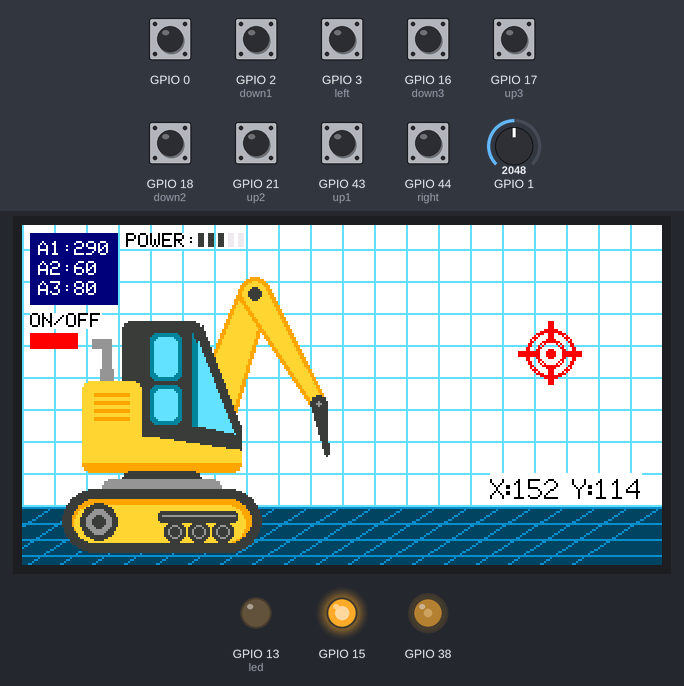
A sketch run on a simulated ESP32. Parts: 320×170 colour display, output pins drawn as LEDs (lit = HIGH). The inputs (shaded band) are chosen by the test bench; at power-on: GPIO 0, GPIO 2 (down1), GPIO 3 (left), GPIO 16 (down3), GPIO 17 (up3), GPIO 18 (down2), GPIO 21 (up2), GPIO 43 (up1), GPIO 44 (right) HIGH, GPIO 1 = 2048. Random numbers use the default seed unless the sketch sets one.

Above: at 1.4 s.
1.5 s: GPIO 2 (down1) pulled LOW for 1 s
At 3.7 s:
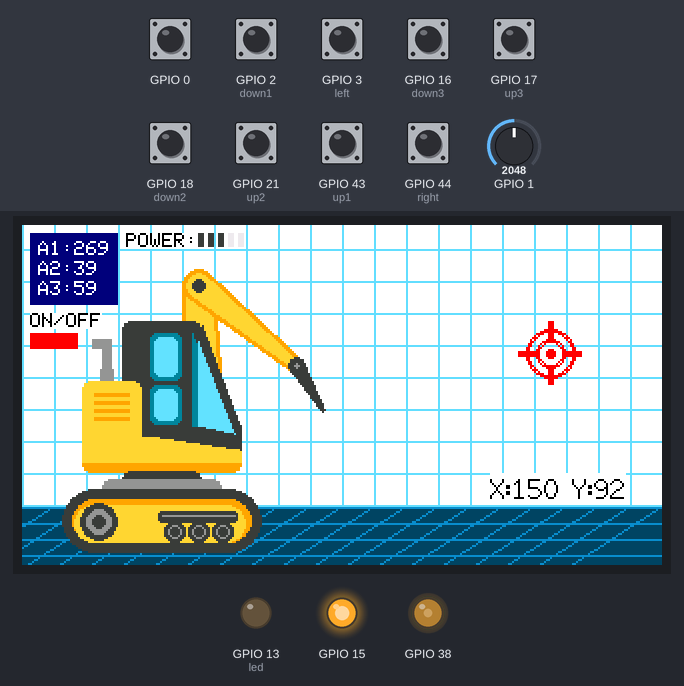
4.0 s: GPIO 1 set to 1228
5.6 s: GPIO 0 pulled LOW for 0.2 s
At 6.6 s:
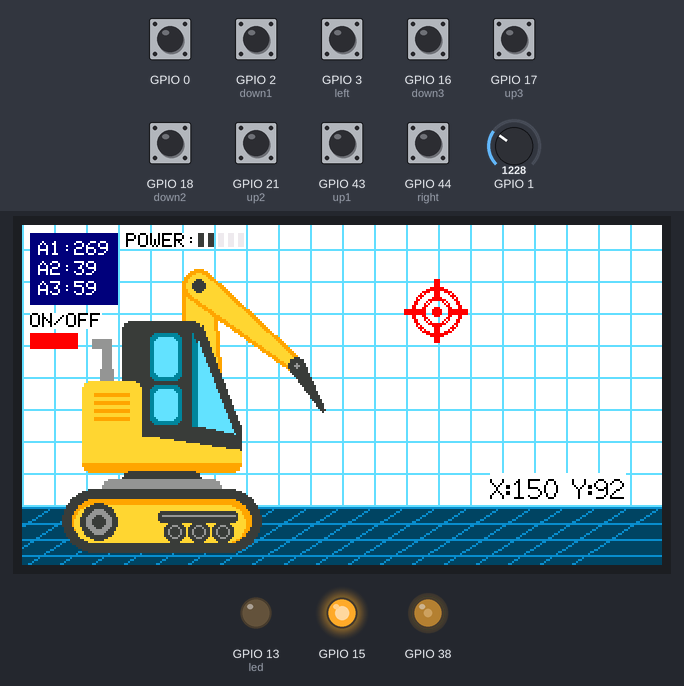
7.3 s: GPIO 3 (left) pulled LOW for 0.2 s
At 8.7 s:
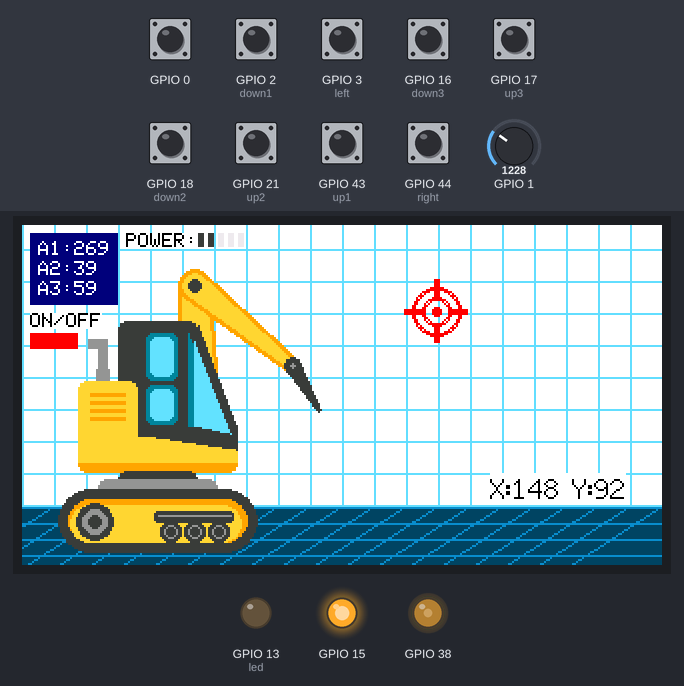
9.0 s: GPIO 16 (down3) pulled LOW for 0.2 s
At 9.9 s:
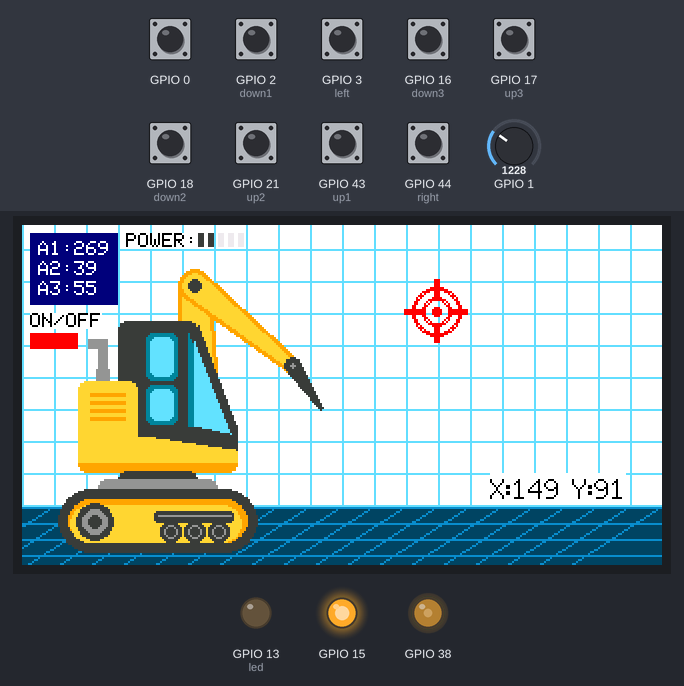
10.7 s: GPIO 0 pulled LOW for 1 s
At 12.4 s:
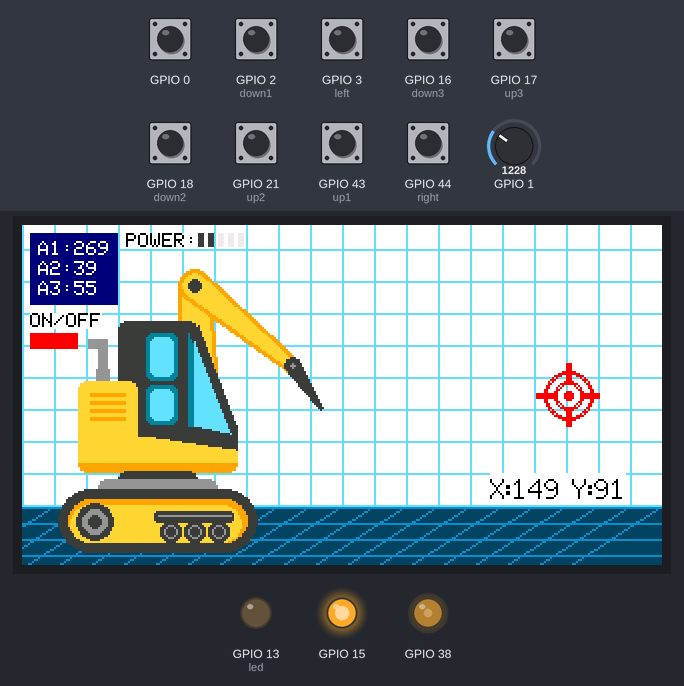
Timing chart, 0 to 13.9 s (numbered marks = the images above; inputs shaded):
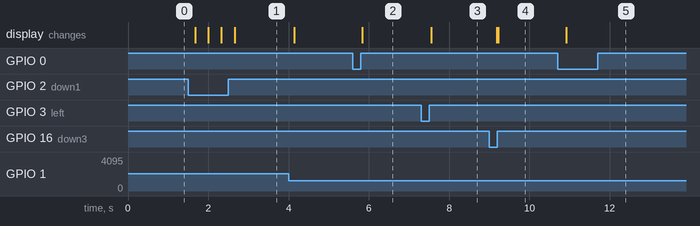

Measured:
- after the input at 1.5 s, the display: first changes after 0.17 s (image 1 shows a later state)
- after the input at 5.6 s, the display: changes after 0.24 s (image 2)
- after the input at 7.3 s, the display: changes after 0.26 s (image 3)
- after the input at 9.0 s, the display: first changes after 0.19 s (image 4 shows a later state)
- after the input at 10.7 s, the display: changes after 0.22 s (image 5)

The sketch:

LikeApro.ino
```cpp
#include <TFT_eSPI.h>
TFT_eSPI tft = TFT_eSPI();
TFT_eSprite sprite = TFT_eSprite(&tft);

#define blue TFT_NAVY
#define window1 0x671F
#define window2 0x0433
#define gray 0xDEDB
#define gray0 0xEF5D
#define gray1 0x94B2
#define gray2 0x39E7
#define orange 0xFD20
#define yellow 0xFEA6
#define red TFT_RED
#define bck 0x0C79
#define flor 0x022C


#define up2 21
#define up3 17
#define down3 16
#define down2 18
#define up1 43
#define down1 2
#define left 3
#define right 44

#define led 13

double rad=0.01745;
int x[3];
int y[3];

int power=2;

int r[3]={78,64,26};  //radius for each part
int sx=90;
int sy=108;

int xx=264;
int yy=64;

int angle[3]={290,60,80};
int deb=0;

void setup() {
   pinMode(up1,INPUT_PULLUP);
   pinMode(down1,INPUT_PULLUP);
   pinMode(up2,INPUT_PULLUP);
   pinMode(up3,INPUT_PULLUP);
   pinMode(down2,INPUT_PULLUP);
   pinMode(down3,INPUT_PULLUP);
   pinMode(left,INPUT_PULLUP);
   pinMode(right,INPUT_PULLUP);
   pinMode(0,INPUT_PULLUP);

   pinMode(led,OUTPUT);

   pinMode(15,OUTPUT);
   digitalWrite(15,1);

  tft.init();
  tft.setRotation(1);

  tft.fillScreen(TFT_ORANGE);
  sprite.createSprite(320,170);

     sprite.setTextColor(TFT_WHITE,blue);

     ledcSetup(0, 10000, 8);
     ledcAttachPin(38, 0);
     ledcWrite(0, 92);

}

void draw()
  {

    sprite.fillSprite(TFT_WHITE);
    sprite.fillRect(0,140,320,30,flor);


    for(int i=0;i<21;i++){
    sprite.drawLine(i*16,0,i*16,140,0x66FF);
    sprite.drawLine(i*16,140,(i*16)-46,170,bck);}

     for(int i=0;i<10;i++)
     sprite.drawLine(0,140-i*16,320,140-i*16,0x66FF);

      for(int i=0;i<4;i++)
      sprite.drawLine(0,141+i*8,320,141+i*8,bck);

     //sprite.drawRect(192,28,7*16,6*16,gray2);

    sprite.drawWedgeLine(sx, sy, x[0], y[0], 12, 8, orange);
    sprite.drawWedgeLine(sx, sy, x[0], y[0], 10, 6, yellow);

    sprite.drawWedgeLine(x[0], y[0], x[1], y[1], 8, 4, orange);
    sprite.drawWedgeLine(x[0], y[0], x[1], y[1], 6, 2,yellow);

    sprite.drawWedgeLine(x[1], y[1], x[2], y[2], 4, 1, gray2);

    sprite.fillCircle(x[0], y[0],3,gray2);
    sprite.fillCircle(x[1], y[1],1,gray1);


    sprite.fillRect(sx-51, sy-36, 7, 12, gray1);
    sprite.fillRect(sx-50, sy-46, 5, 10, gray1);
    sprite.fillRect(sx-55, sy-51, 10, 5, gray1);

    sprite.fillRoundRect(sx-40, sy-60, 40, 70, 4, gray2);
    sprite.fillRoundRect(sx-40, sy-10, 60, 20, 4, gray2);

    sprite.fillTriangle(sx, sy-58, sx, sy-8, sx+19, sy-8, gray2);

    sprite.fillRoundRect(sx-60, sy+8, 80, 8, 4, orange);
    sprite.fillRect(sx-60, sy-2, 80, 13, yellow);
    sprite.fillTriangle(sx-60, sy-8, sx+19, sy+4, sx+19, sy-8, gray2);
    sprite.fillRoundRect(sx-60, sy-30, 30, 40,4, yellow);

    sprite.fillRoundRect(sx-26, sy-54, 16, 24, 3, window2);
    sprite.fillRoundRect(sx-24, sy-52, 12, 20, 3, window1);
    sprite.fillRoundRect(sx-26, sy-28, 16, 20, 3, window2);
    sprite.fillRoundRect(sx-24, sy-26, 12, 16, 3, window1);
    sprite.fillTriangle(sx-5, sy-54, sx-5, sy-8, sx+14, sy-8, window2);
    sprite.fillTriangle(sx-2, sy-50, sx-2, sy-9, sx+14, sy-9, window1);

    sprite.fillTriangle(sx+14, sy-8, sx-2, sy-8, sx+16, sy-4, window1);

    sprite.fillRect(sx-54, sy-24, 18,2, orange);
    sprite.fillRect(sx-54, sy-20, 18,2, orange);
    sprite.fillRect(sx-54, sy-16, 18,2, orange);
    sprite.fillRect(sx-54, sy-12, 18,2, orange);

    sprite.fillRoundRect(sx-40, sy+15, 40, 8, 4, gray2);
    sprite.fillRoundRect(sx-50, sy+19, 60, 8, 4, gray1);

    sprite.fillRoundRect(sx-70, sy+24, 100, 32, 16, gray2);  /// gusjenica
    sprite.fillRoundRect(sx-65, sy+29, 90, 22, 11, orange);
    sprite.fillRoundRect(sx-64, sy+32, 86, 19, 9, yellow);

    sprite.fillCircle(sx-52, sy+40, 9, gray2);
    sprite.fillCircle(sx-52, sy+40, 6, gray1);
    sprite.fillCircle(sx-52, sy+40, 3, gray2);

    sprite.fillCircle(sx+10, sy+45, 5, gray2);
    sprite.fillCircle(sx-2, sy+45, 5, gray2);
    sprite.fillCircle(sx-14, sy+45, 5, gray2);

    sprite.fillCircle(sx+10, sy+45, 3, gray1);
    sprite.fillCircle(sx-2, sy+45, 3, gray1);
    sprite.fillCircle(sx-14, sy+45, 3, gray1);
    sprite.fillCircle(sx+10, sy+45, 2, gray2);
    sprite.fillCircle(sx-2, sy+45, 2, gray2);
    sprite.fillCircle(sx-14, sy+45, 2, gray2);

    sprite.fillRoundRect(sx-22, sy+35, 40, 6, 2, gray2);
    sprite.drawLine(sx-20,sy+37,sx+16,sy+37,gray1);


    sprite.fillRect(4,4,44,36,blue);

    sprite.setTextColor(TFT_WHITE,blue);
    for(int i=0;i<3;i++)
    sprite.drawString("A"+String(i+1)+":"+String(angle[i]),8,8+(i*10));

    sprite.setTextColor(TFT_BLACK,TFT_WHITE);
    sprite.drawString("ON/OFF",4,44);
    sprite.drawString("POWER:",52,4);

    sprite.drawString("X:"+String(x[2])+" Y:"+String(y[2]),234,124,2);

    for(int i=0;i<5;i++)
    sprite.fillRect(88+(i*5),4,3,7,gray0);

    for(int i=0;i<power;i++)
    sprite.fillRect(88+(i*5),4,3,7,gray2);

    sprite.fillRect(4,54,24,8,red);


sprite.fillCircle(xx,yy,2,red);
sprite.drawCircle(xx,yy,7,red);
sprite.drawCircle(xx,yy,6,red);

sprite.drawCircle(xx,yy,12,red);
sprite.drawCircle(xx,yy,11,red);

sprite.fillRect(xx-1,yy-16,3,10,red);
sprite.fillRect(xx-1,yy+6,3,10,red);

sprite.fillRect(xx-16,yy-1,10,3,red);
sprite.fillRect(xx+6,yy-1,10,3,red);

    sprite.pushSprite(0,0);

  }

void loop() {

power=map(analogRead(1),0,4095,1,5);

  if(digitalRead(0)==0)
  {
  if(deb==0){deb=1; xx=random(200,300); yy=random(25,114);}
  }else deb=0;

  if(digitalRead(up1)==0)
  {angle[0]=angle[0]+power;
  angle[1]=angle[1]+power;
  angle[2]=angle[2]+power;
  }

  if(digitalRead(down1)==0)
  {
  angle[0]=angle[0]-power;
  angle[1]=angle[1]-power;
  angle[2]=angle[2]-power;}

  if(digitalRead(up2)==0)
  {angle[1]=angle[1]+power;
  angle[2]=angle[2]+power;}

  if(digitalRead(down2)==0)
  {angle[1]=angle[1]-power;
  angle[2]=angle[2]-power;}

  if(digitalRead(up3)==0)
  {angle[2]=angle[2]+power;}

  if(digitalRead(down3)==0)
  {angle[2]=angle[2]-power;}

  if(digitalRead(right)==0)
  {sx=sx+power; }

   if(digitalRead(left)==0)
   {sx=sx-power; }


  if(angle[0]>=359) angle[0]=0;
  if(angle[1]>=359) angle[1]=0;
  if(angle[2]>=359) angle[2]=0;

  if(angle[0]<0) angle[0]=359;
  if(angle[1]<0) angle[1]=359;
  if(angle[2]<0) angle[2]=359;

         x[0]=(r[0]*cos(rad*angle[0]))+sx;
         y[0]=(r[0]*sin(rad*angle[0]))+sy;

         x[1]=(r[1]*cos(rad*angle[1]))+x[0];
         y[1]=(r[1]*sin(rad*angle[1]))+y[0];

         x[2]=(r[2]*cos(rad*angle[2]))+x[1];
         y[2]=(r[2]*sin(rad*angle[2]))+y[1];

    if(x[2]>xx-5 && x[2]<xx+5 && y[2]>yy-5 && y[2]<yy+5)
    digitalWrite(led,1);
    else
    digitalWrite(led,0);

draw();
}
```
